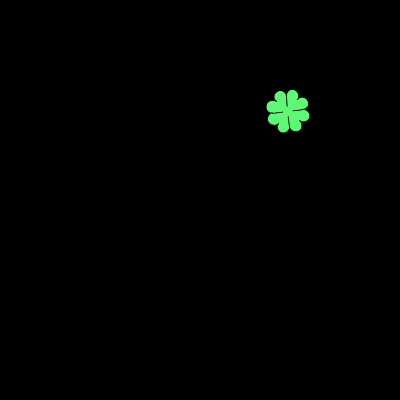
Frame 1 (no input)
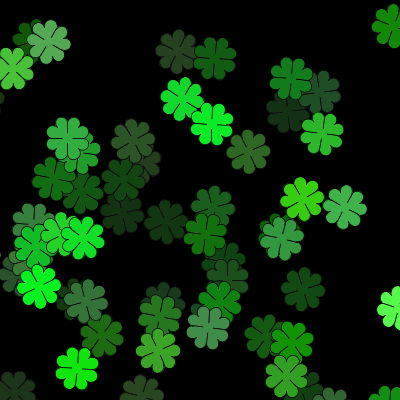
Frame 60 (the mouse pressed at the canvas centre just before this capture)
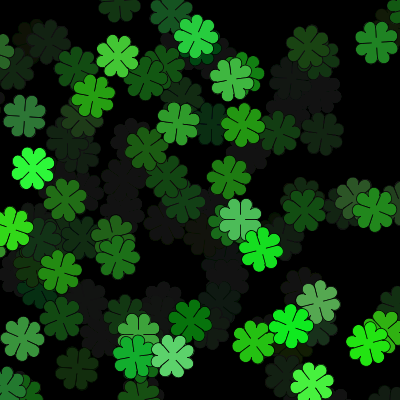
Frame 120 (the mouse held since frame 60 and released just before this capture)

The Processing sketch that drew these frames (run headless with seeded random() and noise(); from frame 60 on, the mouse is pressed at the canvas centre):

// Processing sketch: processing_56406
// ── processing_56406.pde

void setup() {
  size(400, 400);
  background(0);
  colorMode(HSB, 100);
  smooth();
}
color c;
void draw() {
  pushMatrix();
  translate(random(width), random(height));  
  //translate(-50,-55);
  scale(0.25);
  c = color(random(30,36), random(50,100), 100);
  rotate(random(TWO_PI));
  fill(c);
  noStroke();
  ellipse(50,110, 140,140);
  
  leaf();
  rotate(PI);
  translate(-100, -220);
  leaf();

  rotate(HALF_PI);
  translate(60, -160);
  leaf();
  rotate(PI);
  translate(-100, -220);
  leaf();
  fill(c);
  noStroke();
  ellipse(50,110, 40,40);

  popMatrix();
  noStroke();  
  fill(0, 0, 0, 3);
  rect(0, 0, width, height);
}

void leaf() {

  strokeWeight(1);
  fill(c);
  noStroke();
  arc(25, 50, 50, 50, PI-QUARTER_PI, TWO_PI);
  arc(75, 50, 50, 50, PI, TWO_PI+QUARTER_PI);
  beginShape();
  vertex(5, 65);
  vertex(50, 110);
  vertex(95, 65);
  vertex(75, 49);
  vertex(25, 49);
  vertex(5, 65);
  endShape(CLOSE);
  noFill();
  stroke(0);
  strokeWeight(3);
  arc(25, 50, 50, 50, PI-QUARTER_PI, TWO_PI);
  arc(75, 50, 50, 50, PI, TWO_PI+QUARTER_PI);
  line(5, 65, 50, 110);
  line(50, 110, 95, 65);
}
